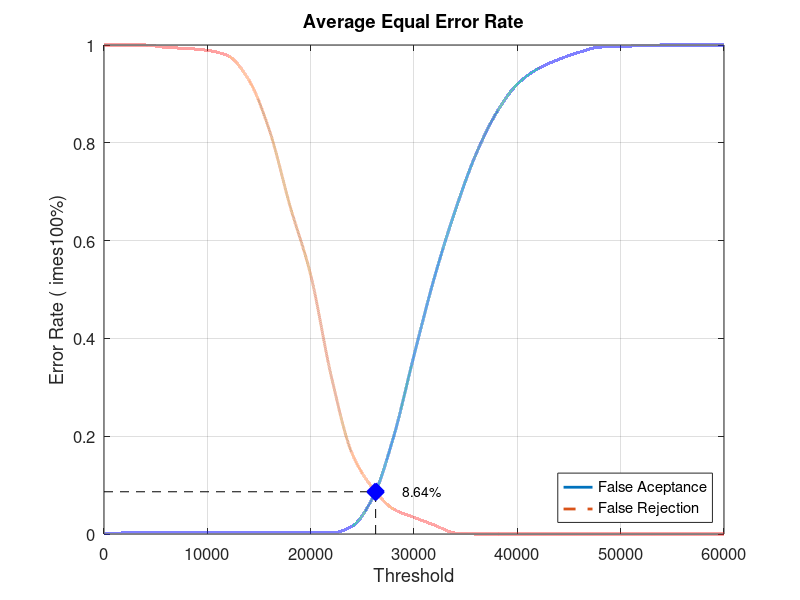
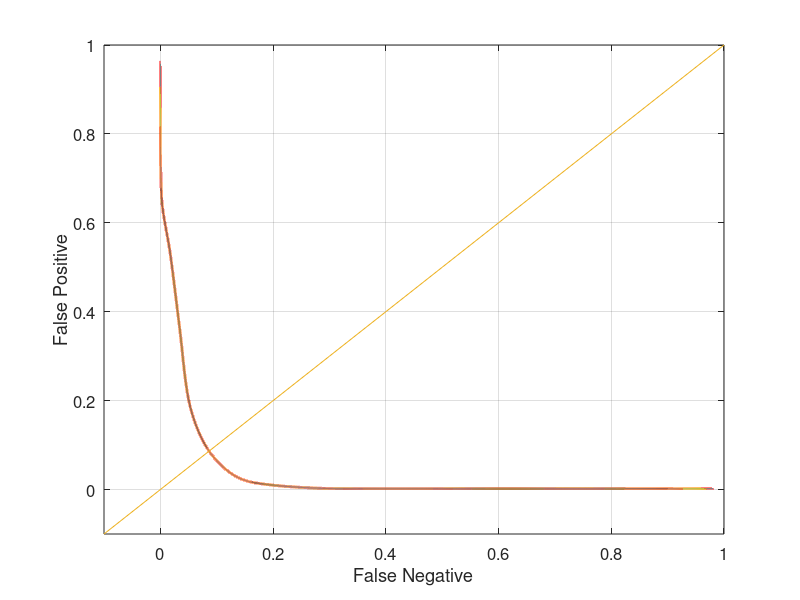

MATLAB code to generate these figures, in order:
close all;
clear;
clc;
x = 0:2000:60000;
xq = 0:0.5:60000;

y0 = [0 0.00210526 0.00210526 0.00210526 0.00210526 0.00210526 0.00210526 0.00210526 0.00210526 0.00210526 0.00210526 0.00210526 0.0157895 0.0736842 0.196842 0.365263 0.526316 0.662105 0.776842 0.862105 0.92 0.951579 0.970526 0.985263 0.99579 0.996842 0.998947 1 1 1 1]
yy0 = interp1(x, y0, xq, 'pchip');
y1 = [1 1 1 0.995 0.993 0.989 0.978 0.929 0.826 0.671 0.53 0.322 0.165 0.094 0.051 0.034 0.018 0.002 0 0 0 0 0 0 0 0 0 0 0 0 0]
yy1 = interp1(x, y1, xq, 'pchip');

% Calculating EER: 
y2 = abs(y0 - y1);
find(y2 == min(y2))
yy2 = abs(yy0 - yy1);
xEER = find(yy2 == min(yy2));
xEERIndex = xq(xEER) % X-axis EER
yEER = yy0(xEER) % Y-axis EER

main = figure
plot(xq, yy0,'-','LineWidth', 2);	hold on
plot(xq, yy1,'--','LineWidth', 2);	hold on
plot([xEERIndex xEERIndex], [0 yEER], 'k--');	hold on
plot([0 xEERIndex], [yEER yEER], 'k--');	hold on
plot(xEERIndex, yEER, 'bx', 'LineWidth', 10);	hold on
text(xEERIndex + 10 * xEERIndex / 100, yEER, [num2str(round((10000 * yEER)) / 100) '%'])
legend('False Aceptance', 'False Rejection', 'Location', 'SouthEast')
xlabel('Threshold')
ylabel('Error Rate (	imes100%)')
title('Average Equal Error Rate')
set(gca, 'FontSize', 12)
axis([0 60000 0 1])
grid on

print(main, 'Database1AverageMain', '-dpng');
FNRxFPR = figure('Color', [1 1 1]);
plot(yy1, yy0, '-', yy1, yy0, 'LineWidth', 2);
hold on
y = -0.1:0.1:1
plot(y, y); 
set(gca, 'FontSize', 12)
xlabel('False Negative')
ylabel('False Positive')
axis([-0.1 1 -0.1 1])
set(gca, 'FontSize', 12)
grid on

print(FNRxFPR, 'Database1AverageFNRxFPR','-dpng');
